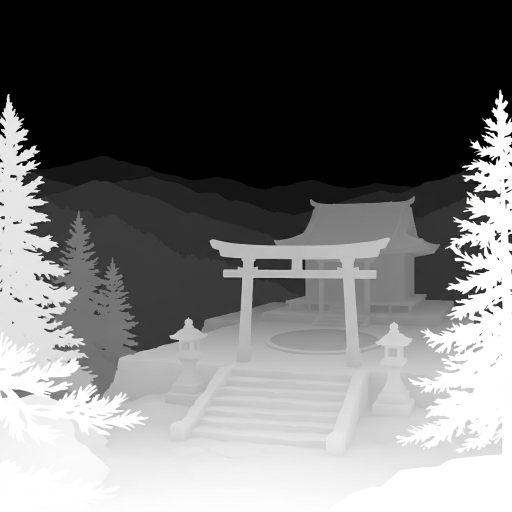
#> input picture tools/film2/stage2/assets/src/depth-1.jpg, 1024 x 1024 px (shown at 1/2 size)
$ python proto.py ../../film2/stage2/assets/src/bg-1.jpg ../../film2/stage2/assets/src/depth-1.jpg ../../film2/stage2/assets/src/depth-1.jpg
#> lines starting #> are read from the running program, lines starting #| are printed output that depends on the picture
"""shapes117: a 720p30 prototype of the one-click preview gliding along the planned pointer path, drawn over the stage picture from
`shapes sweep` output. The preview is the picker's (first-lens.md 4.2): the 0.32 dim with a punched hole, an accent ring 3 pt at 0.85,
radius 10; a change of target glides by the critically damped spring of LensTarget.Glide (omega 30, additive steps, 8/30 s), the
ghost follows the pointer at once. A small tag names the kind (review aid, not product UI).
  usage: proto.py <sweep.txt> <stage.png (2x)> <out.mp4> [--no-tags]"""
import sys, os, math, subprocess, tempfile, shutil
from PIL import Image, ImageDraw, ImageFont
sweep, png, out = sys.argv[1], sys.argv[2], sys.argv[3]
tags = '--no-tags' not in sys.argv
W, H, SS = 1280, 720, 2                       # output size, supersampling
stage = Image.open(png).convert('RGB')        # 3024 x 1890 (2x of 1512 x 945 pt)
#> stage is the input picture: PIL image 1024x1024 RGB; mean R, G, B 115, 115, 114.9
k = H * SS / 945.0                            # px per pt in the supersampled canvas
sw = int(round(1512 * k)); ox = (W * SS - sw) // 2
base = Image.new('RGB', (W * SS, H * SS), (28, 28, 30))
base.paste(stage.resize((sw, H * SS), Image.LANCZOS), (ox, 0))
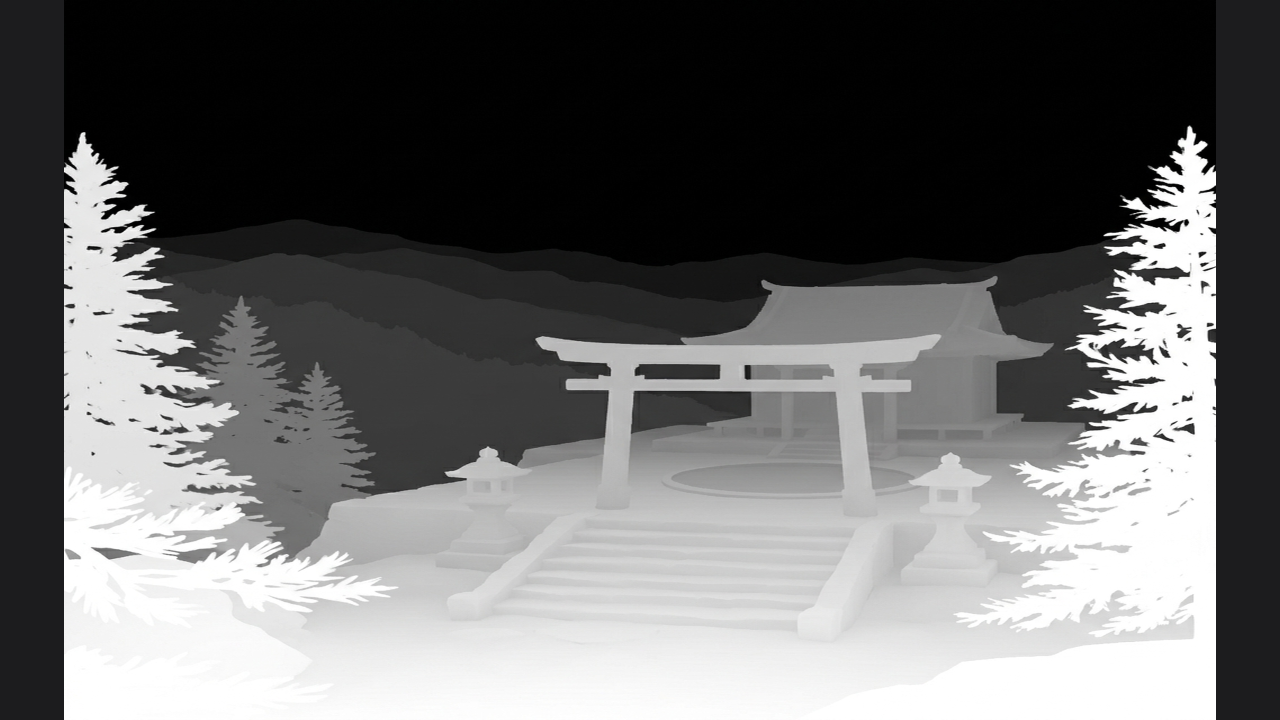
#> base: PIL image 2560x1440 RGB (shown at 1/2 size); mean R, G, B 106.3, 106.3, 106.4
GLIDE = 8 / 30.0
def progress(t): x = 8 * max(0.0, t) / GLIDE; return 1 - (1 + x) * math.exp(-x)
#> (the run stopped early here; a loop or call above may not have finished)
